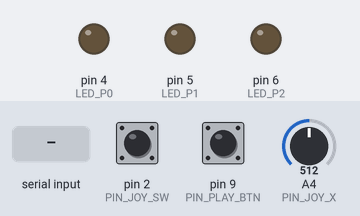
This sketch was run on a simulated Arduino Uno, built with avr-gcc and run on an emulated ATmega328P. Shown: output pins drawn as LEDs (lit = HIGH). The test bench sets the inputs (shaded band); at power-on: pin 2 (PIN_JOY_SW) HIGH, pin 9 (PIN_PLAY_BTN) HIGH, A4 (PIN_JOY_X) = 512. What the sketch prints to the serial monitor is not drawn.

Above: at 1.7 s.
1.8 s: "TURN:0\n" received over Serial
At 2.5 s:
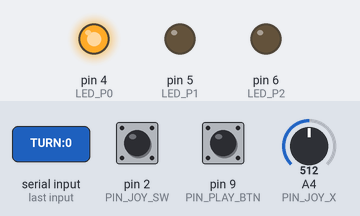
4.8 s: "TURN:1\n" received over Serial
At 6.0 s:
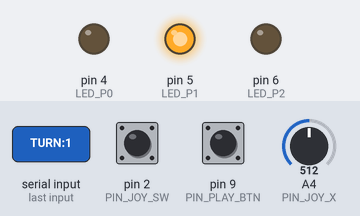
7.8 s: "TURN:2\n" received over Serial
At 8.3 s:
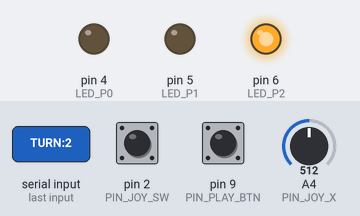
Timing chart, 0 to 12.8 s (numbered marks = the images above; inputs shaded):
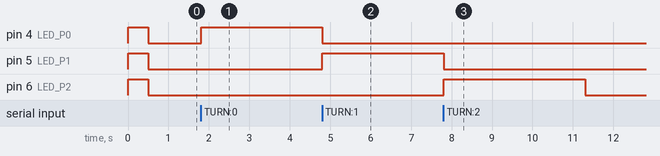

Measured:
- after the input at 1.8 s, pin 4 (LED_P0): LOW → HIGH at once
- after the input at 4.8 s, pin 4 (LED_P0): HIGH → LOW after 0.01 s instead of 0.51 s; pin 5 (LED_P1): LOW → HIGH at once
- after the input at 7.8 s, pin 5 (LED_P1): HIGH → LOW after 0.01 s instead of 0.51 s; pin 6 (LED_P2): LOW → HIGH at once, → LOW 3.5 s later

The sketch:

LandlordController.ino
```cpp
/*
  Fight the Landlord controller (Arduino Uno)
  VRx -> A4; VRy -> A5 (unused); joystick SW -> D2
  Separate mini button -> D9 and GND
  LEDs: You D4, Bot 1 D5, Bot 2 D6 (each through a 220-330 ohm resistor)
  Joystick VCC -> 5V; all GND connections -> Arduino GND.

  Tilt left/right: move the highlighted card (return to center each time).
  Click joystick straight down: select/deselect highlighted card.
  Press mini button: play selected cards, or pass if none are selected.
  During bidding: mini button bids the next available value.
  Other bidding choices use the on-screen buttons.
*/
#include <Arduino.h>
#include <string.h>

const byte PIN_JOY_X = A4;
const byte PIN_JOY_SW = 2;
const byte PIN_PLAY_BTN = 9;
const byte LED_P0 = 4;
const byte LED_P1 = 5;
const byte LED_P2 = 6;

// Reversed to match the orientation of your joystick.
// Set false if you later rotate or replace the joystick.
const bool REVERSE_X = true;
const int CENTER_MIN = 400;
const int CENTER_MAX = 620;
const int THRESHOLD_LOW = 250;
const int THRESHOLD_HIGH = 770;
const unsigned long DEBOUNCE_DELAY = 50;
bool movedX = false;

struct ButtonState {
  byte pin;
  bool lastReading;
  bool stableState;
  unsigned long changedAt;
};
ButtonState selectButton = {PIN_JOY_SW, HIGH, HIGH, 0};
ButtonState playButton = {PIN_PLAY_BTN, HIGH, HIGH, 0};

char incoming[24];
byte incomingLength = 0;
bool discardLine = false;
unsigned long lastTurnUpdate = 0;

void setTurnLEDs(int player) {
  digitalWrite(LED_P0, player == 0 ? HIGH : LOW);
  digitalWrite(LED_P1, player == 1 ? HIGH : LOW);
  digitalWrite(LED_P2, player == 2 ? HIGH : LOW);
}

void readButton(ButtonState &button, const char *command) {
  bool reading = digitalRead(button.pin);
  if (reading != button.lastReading) {
    button.changedAt = millis();
    button.lastReading = reading;
  }
  if (millis() - button.changedAt >= DEBOUNCE_DELAY &&
      reading != button.stableState) {
    button.stableState = reading;
    if (reading == LOW) Serial.println(command);
  }
}

void readJoystickInputs() {
  int x = analogRead(PIN_JOY_X);
  if (x >= CENTER_MIN && x <= CENTER_MAX) movedX = false;
  if (!movedX && (x < THRESHOLD_LOW || x > THRESHOLD_HIGH)) {
    bool left = (x < THRESHOLD_LOW);
    if (REVERSE_X) left = !left;
    Serial.println(left ? "NAV_LEFT" : "NAV_RIGHT");
    movedX = true;
  }
  // VRy is intentionally unused. Selection comes ONLY from the SW click.
}

void handleIncomingLine() {
  int player;
  if (strcmp(incoming, "TURN:0") == 0) player = 0;
  else if (strcmp(incoming, "TURN:1") == 0) player = 1;
  else if (strcmp(incoming, "TURN:2") == 0) player = 2;
  else if (strcmp(incoming, "TURN:OFF") == 0) player = -1;
  else return;
  setTurnLEDs(player);
  lastTurnUpdate = millis();
}

void readIncomingSerial() {
  // Consume complete lines without blocking joystick/button polling.
  while (Serial.available() > 0) {
    char c = Serial.read();
    if (c == '\r') continue;
    if (c == '\n') {
      if (!discardLine) {
        incoming[incomingLength] = '\0';
        handleIncomingLine();
      }
      incomingLength = 0;
      discardLine = false;
    } else if (!discardLine) {
      if (incomingLength < sizeof(incoming) - 1) incoming[incomingLength++] = c;
      else discardLine = true;
    }
  }
}

void setup() {
  Serial.begin(9600);
  pinMode(PIN_JOY_SW, INPUT_PULLUP);
  pinMode(PIN_PLAY_BTN, INPUT_PULLUP);
  pinMode(LED_P0, OUTPUT);
  pinMode(LED_P1, OUTPUT);
  pinMode(LED_P2, OUTPUT);
  digitalWrite(LED_P0, HIGH);
  digitalWrite(LED_P1, HIGH);
  digitalWrite(LED_P2, HIGH);
  delay(500);
  setTurnLEDs(-1);
  Serial.println("READY");
}

void loop() {
  readJoystickInputs();
  readButton(selectButton, "TOGGLE_SELECT");
  readButton(playButton, "BTN_PLAY");
  readIncomingSerial();
  // Turn lights off if the game stops sending its one-second heartbeat.
  if (millis() - lastTurnUpdate > 3500) setTurnLEDs(-1);
}
```
